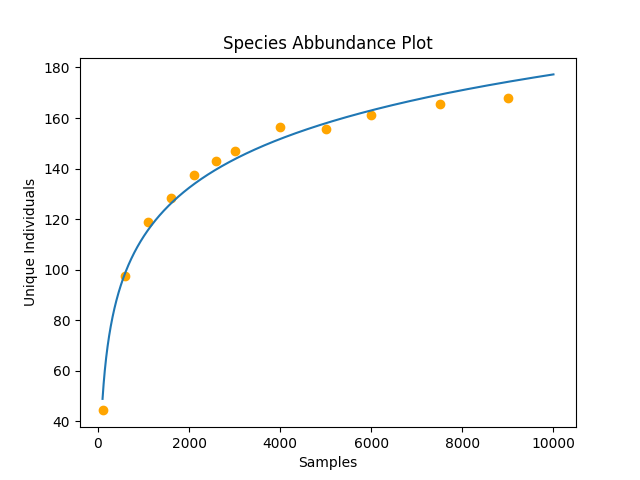

Recreate this plot in Python.
from matplotlib import pyplot as plt
import pandas as pd 
import numpy as np
import random
from scipy.optimize import curve_fit

df = pd.read_csv("Trees.csv", nrows=10000) # We will only read first 10000 values
cols = ['Unnamed: 0', 'tag', 'mnem', 'gx', 'gy']

Trees = df['mnem'].tolist()
N = len(Trees)

K1 = [i for i in range(100,3000,500)]
K2 = [i for i in range(3000,6000,1000)]
K3 = [i for i in range(6000,10001,1500)]

K = K1 + K2 + K3
k = len(K)
ns = 10

output = np.zeros((k,ns))

for i in range(k):
    for j in range(ns):
        rows = random.sample(Trees, K[i])
        output[i,j] = len(set(rows))


means = []
for samples in output:
    means.append(np.mean(samples))

plt.scatter(K, means, c="orange")

# FITTING THE CURVE 
def f(x,a,c):
    return c * np.log10(x*a)

X = np.linspace(100, 10001, num = 5000)
popt,pcov = curve_fit(f, K, means, maxfev= 2000)
Y = f(X, *popt)
plt.plot(X,Y) 
plt.title("Species Abbundance Plot")
plt.xlabel("Samples")
plt.ylabel("Unique Individuals")
plt.show()
